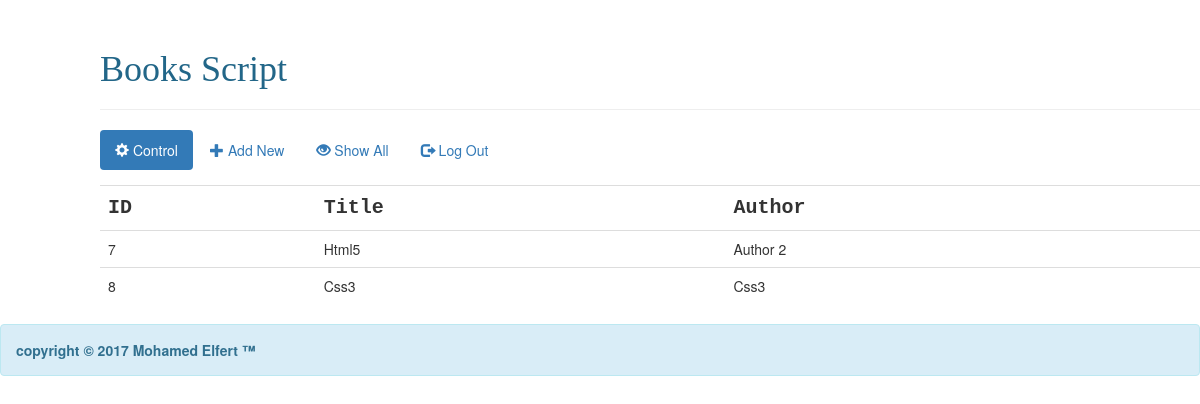
The app's page /show_all.php with its own data.
### tables this page shows
CREATE TABLE `books` (
  `id` int(11) NOT NULL,
  `title` varchar(50) NOT NULL,
  `author` varchar(50) NOT NULL,
  `active` int(2) NOT NULL DEFAULT '0'
);

### show_all.php (the view, shortened to what this page needs)
<?php
include 'connect.php';
$query = $conn->query("SELECT * FROM books WHERE active = 1");
?>
<!DOCTYPE html>
<html>
    <head>
        <link href="css/bootstrap.min.css" rel="stylesheet">
        <link href="css/style.css" rel="stylesheet">
    </head>
    <body>
        <div id="page">
            <div class="page-header">
              <h1 class="title">Books Script</h1>
            </div>
            <ul class="nav nav-pills">
                <li role="presentation" class="active"><a href="control.php">
                    <span class="glyphicon glyphicon-cog" aria-hidden="true"></span> Control</a>
                </li>
                <li role="presentation"><a href="add_new.php">
                    <span class="glyphicon glyphicon-plus" aria-hidden="true"></span> Add New</a>
                </li>
                <li role="presentation"><a href="show_all.php">
                    <span class="glyphicon glyphicon-eye-open" aria-hidden="true"></span> Show All</a>
                </li>
                <li role="presentation"><a href="index.php">
                    <span class="glyphicon glyphicon-log-out" aria-hidden="true"></span> Log Out</a>
                </li>
            </ul>
            <table class="table table-hover">
              <tr id="htr">
                <td>ID</td>
                <td>Title</td>
                <td>Author</td>
              </tr>
              <?php
              while ($row = $query->fetch(PDO::FETCH_OBJ)) {
                echo"
                    <tr>
                        <td>$row->id</td>
                        <td>$row->title</td>
                        <td>$row->author</td>
                    </tr>
                ";
               }
              ?>
            </table>
        </div>
        <div class="alert alert-info">
            <strong>copyright &copy;  2017 Mohamed Elfert &trade;</strong>
        </div>
    </body>
</html>

### css/style.css (style rules this page uses)
#page { margin-top: 50px; margin-left: 100px; }
.title { font-family: cursive; color: #268; }
.table { margin-top: 15px; }
#htr { font-family: courier; font-size: 20px; font-weight: bold; }

### records on screen
books: id "7", title "Html5", author "Author 2"
books: id "8", title "Css3", author "Css3"
